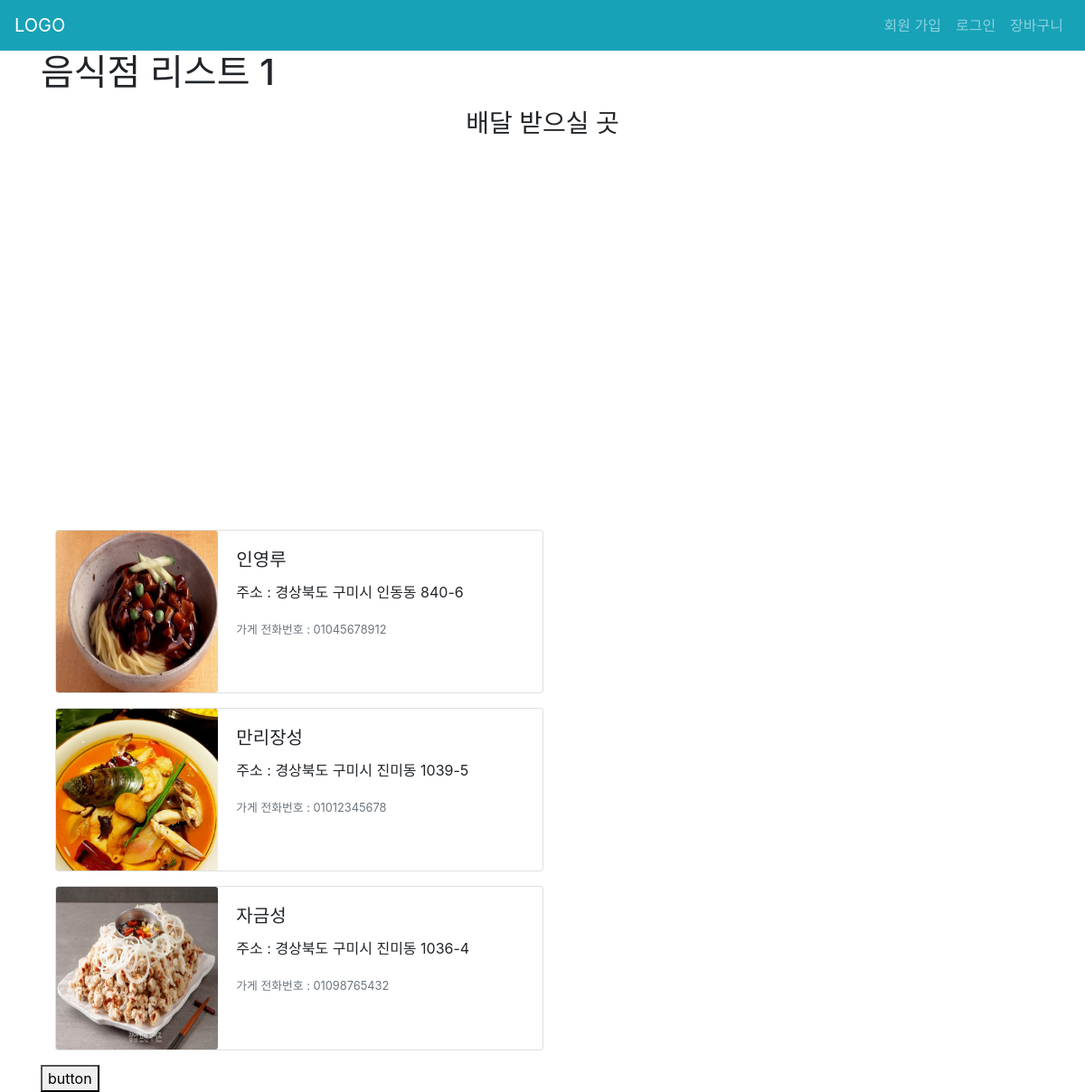
The app's page /main/1/temp with its own data.
### ceos/models.py (models this page shows)
class Store(models.Model):
    manager = models.ForeignKey(settings.AUTH_USER_MODEL, on_delete=models.CASCADE)
    store_name = models.CharField(max_length=50)
    store_phone = models.CharField(max_length=20)
    store_number = models.CharField(max_length=20)
    store_location = models.CharField(max_length=100)
    store_cartegory = models.IntegerField(default=0, choices=[
            (0, "한식"), (1, "중국집"), (2, "일식"), (3, "피자"), (4, "치킨")
        ])
    store_image = models.ImageField(blank=True, upload_to="store/%Y/%m/%d")
    orderlists = models.ManyToManyField(
            settings.AUTH_USER_MODEL,
            related_name="restaurant",
            through='OrderList',
        )
    reviews = models.ManyToManyField(
            settings.AUTH_USER_MODEL,
            related_name="orderedstore",
            through='reviews.Review',
        )

### main/views.py (the view)
# urls.py: path('<int:category>/temp', views.temp, name="temp"),
def temp(request, category):
    if category != 5:
        stores = Store.objects.filter(store_cartegory=category)
    else:
        stores = Store.objects.all()
    context = {
        'category': category,
        'stores': stores,
    }
    return render(request, 'main/temp.html', context)

### main/templates/main/temp.html (shortened to what this page needs)
{% extends 'base.html' %}
{% block content %}
<h1>음식점 리스트 {{ category }}</h1>
{% include 'maps/index.html' %}
{% for store in stores %}
  <div class="card m-3" style="max-width: 540px;">
    <div class="row no-gutters">
      <div class="col-md-4">
        <img src="{{ store.store_image.url }}" class="card-img" alt="...">
      </div>
      <div class="col-md-8">
        <div class="card-body">
          <h5 class="card-title">{{ store.store_name }}</h5>
          <p class="card-text">주소 : {{ store.store_location }}</p>
          <p class="card-text"><small class="text-muted">가게 전화번호 : {{ store.store_phone }}</small></p>
        </div>
      </div>
    </div>
  </div>
{% endfor %}
<button onclick="getSession()">button</button>
{% endblock %}

### records on screen
Store: store_image (picture), store_name "인영루", store_location "경상북도 구미시 인동동 840-6", store_phone "01045678912"
Store: store_image (picture), store_name "만리장성", store_location "경상북도 구미시 진미동 1039-5", store_phone "01012345678"
Store: store_image (picture), store_name "자금성", store_location "경상북도 구미시 진미동 1036-4", store_phone "01098765432"

### other values on screen
{{ category }} "1"
